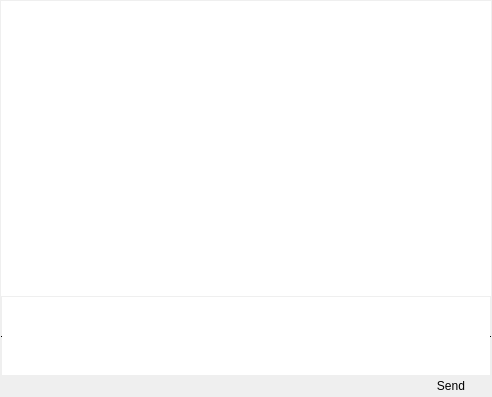
<?xml version="1.0" encoding="UTF-8"?>
<ui version="4.0">
 <class>dlgChat</class>
 <widget class="QDialog" name="dlgChat">
  <property name="geometry">
   <rect>
    <x>0</x>
    <y>0</y>
    <width>492</width>
    <height>397</height>
   </rect>
  </property>
  <property name="baseSize">
   <size>
    <width>400</width>
    <height>280</height>
   </size>
  </property>
  <property name="windowTitle">
   <string/>
  </property>
  <property name="windowIcon">
   <iconset>
    <normaloff>:/images/icons/chat1.ico</normaloff>:/images/icons/chat1.ico</iconset>
  </property>
  <layout class="QVBoxLayout" name="verticalLayout" stretch="0,0,0">
   <property name="spacing">
    <number>0</number>
   </property>
   <property name="leftMargin">
    <number>1</number>
   </property>
   <property name="topMargin">
    <number>1</number>
   </property>
   <property name="rightMargin">
    <number>1</number>
   </property>
   <property name="bottomMargin">
    <number>1</number>
   </property>
   <item>
    <widget class="QTextEdit" name="txtChatMessages">
     <property name="frameShape">
      <enum>QFrame::NoFrame</enum>
     </property>
    </widget>
   </item>
   <item>
    <widget class="QTextEdit" name="txtNewMessage">
     <property name="minimumSize">
      <size>
       <width>0</width>
       <height>40</height>
      </size>
     </property>
     <property name="maximumSize">
      <size>
       <width>16777215</width>
       <height>80</height>
      </size>
     </property>
     <property name="frameShape">
      <enum>QFrame::HLine</enum>
     </property>
     <property name="frameShadow">
      <enum>QFrame::Plain</enum>
     </property>
     <property name="lineWidth">
      <number>1</number>
     </property>
     <property name="verticalScrollBarPolicy">
      <enum>Qt::ScrollBarAlwaysOff</enum>
     </property>
     <property name="horizontalScrollBarPolicy">
      <enum>Qt::ScrollBarAlwaysOff</enum>
     </property>
    </widget>
   </item>
   <item>
    <layout class="QHBoxLayout" name="horizontalLayout">
     <property name="spacing">
      <number>0</number>
     </property>
     <item>
      <spacer name="horizontalSpacer">
       <property name="orientation">
        <enum>Qt::Horizontal</enum>
       </property>
       <property name="sizeHint" stdset="0">
        <size>
         <width>40</width>
         <height>20</height>
        </size>
       </property>
      </spacer>
     </item>
     <item>
      <widget class="QPushButton" name="btnSendMsg">
       <property name="minimumSize">
        <size>
         <width>0</width>
         <height>20</height>
        </size>
       </property>
       <property name="maximumSize">
        <size>
         <width>16777215</width>
         <height>20</height>
        </size>
       </property>
       <property name="text">
        <string>Send</string>
       </property>
       <property name="autoDefault">
        <bool>true</bool>
       </property>
       <property name="default">
        <bool>true</bool>
       </property>
       <property name="flat">
        <bool>true</bool>
       </property>
      </widget>
     </item>
    </layout>
   </item>
  </layout>
 </widget>
 <tabstops>
  <tabstop>txtNewMessage</tabstop>
  <tabstop>btnSendMsg</tabstop>
  <tabstop>txtChatMessages</tabstop>
 </tabstops>
 <resources>
  <include location="../../resources.qrc"/>
 </resources>
 <connections/>
</ui>
